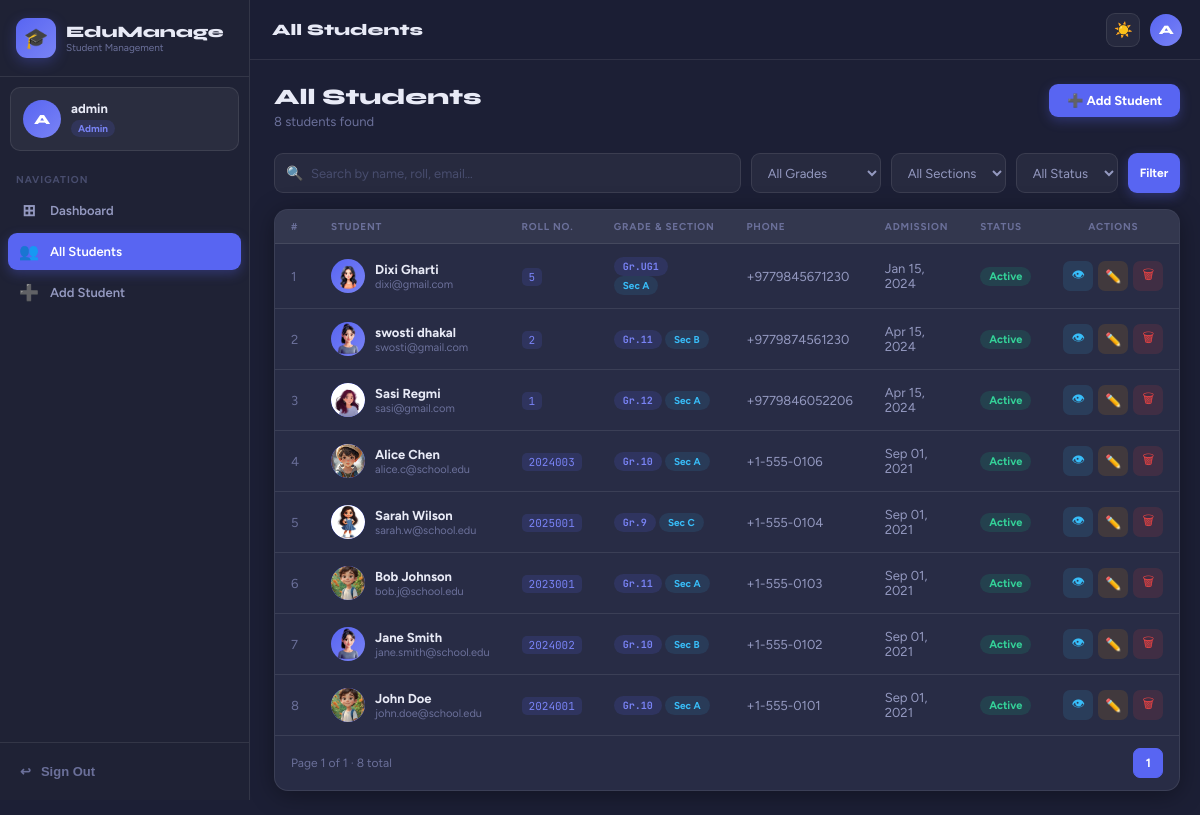
The app's page /students/ (signed in) with its own data.
### students/models.py (models this page shows, shortened)
class Student(models.Model):
    GENDER_CHOICES  = [('M','Male'),('F','Female'),('O','Other')]
    GRADE_CHOICES   = [
        ('1','Grade 1'),('2','Grade 2'),('3','Grade 3'),('4','Grade 4'),
        ('5','Grade 5'),('6','Grade 6'),('7','Grade 7'),('8','Grade 8'),
        ('9','Grade 9'),('10','Grade 10'),('11','Grade 11'),('12','Grade 12'),
        ('UG1','UG Year 1'),('UG2','UG Year 2'),('PG','Post Graduate'),
    ]
    SECTION_CHOICES = [('A','A'),('B','B'),('C','C'),('D','D'),('E','E')]
    STATUS_CHOICES  = [('active','Active'),('inactive','Inactive')]
    user           = models.OneToOneField(User, on_delete=models.CASCADE, related_name='student')
    full_name      = models.CharField(max_length=150)
    email          = models.EmailField(unique=True)
    phone          = models.CharField(max_length=20, blank=True)
    date_of_birth  = models.DateField(null=True, blank=True)
    gender         = models.CharField(max_length=1, choices=GENDER_CHOICES, blank=True)
    address        = models.TextField(blank=True)
    grade          = models.CharField(max_length=4, choices=GRADE_CHOICES)
    section        = models.CharField(max_length=1, choices=SECTION_CHOICES, default='A')
    roll_number    = models.CharField(max_length=20, unique=True)
    admission_date = models.DateField(null=True, blank=True)
    status         = models.CharField(max_length=10, choices=STATUS_CHOICES, default='active')
    profile_pic    = models.ImageField(upload_to='profile_pics/', null=True, blank=True)
    created_at     = models.DateTimeField(auto_now_add=True)
    updated_at     = models.DateTimeField(auto_now=True)
    class Meta:
        ordering = ['-created_at']

### students/views.py (the view)
# urls.py: path('',                 views.student_list,    name='student_list'),
@admin_required
def student_list(request):
    qs = Student.objects.select_related('user').all()
    q       = request.GET.get('q', '').strip()
    grade   = request.GET.get('grade', '')
    section = request.GET.get('section', '')
    status  = request.GET.get('status', '')
    if q:
        qs = qs.filter(Q(full_name__icontains=q)|Q(roll_number__icontains=q)|
                       Q(email__icontains=q)|Q(phone__icontains=q))
    if grade:   qs = qs.filter(grade=grade)
    if section: qs = qs.filter(section=section)
    if status:  qs = qs.filter(status=status)
    paginator = Paginator(qs, 10)
    page_obj  = paginator.get_page(request.GET.get('page'))
    return render(request, 'students/student_list.html', {
        'page_obj': page_obj, 'q': q, 'grade': grade,
        'section': section, 'status': status,
        'total_count': qs.count(),
        'grade_choices':   Student.GRADE_CHOICES,
        'section_choices': Student.SECTION_CHOICES,
        'status_choices':  Student.STATUS_CHOICES,
    })

### students/context_processors.py (called while the page is built)
def theme_processor(request):
    return {'current_theme': request.COOKIES.get('theme', 'dark')}

### students/templates/students/student_list.html (shortened to what this page needs)
{% extends 'base.html' %}
{% block page_title %}All Students{% endblock %}
{% block content %}
<div class="page-hdr">
  <div>
    <div class="page-title">All Students</div>
    <div class="page-sub">{{ total_count }} student{{ total_count|pluralize }} found</div>
  </div>
  <a href="{% url 'student_add' %}" class="btn btn-primary">➕ Add Student</a>
</div>
<form method="get" id="filterForm">
  <div class="search-bar">
    <div class="search-wrap">
      <span class="search-ico">🔍</span>
      <input class="search-inp" type="text" name="q" id="searchInput" value="{{ q }}" placeholder="Search by name, roll, email…">
    </div>
    <select class="filter-sel" name="grade" onchange="this.form.submit()">
      <option value="">All Grades</option>
    </select>
    <select class="filter-sel" name="section" onchange="this.form.submit()">
      <option value="">All Sections</option>
    </select>
    <select class="filter-sel" name="status" onchange="this.form.submit()">
      <option value="">All Status</option>
    </select>
    <button type="submit" class="btn btn-primary btn-sm">Filter</button>
  </div>
</form>
<div class="panel">
  {% if page_obj.object_list %}
  <div style="overflow-x:auto">
  <table class="tbl">
    <thead><tr>
      <th>#</th><th>Student</th><th>Roll No.</th><th>Grade & Section</th>
      <th>Phone</th><th>Admission</th><th>Status</th><th style="text-align:center">Actions</th>
    </tr></thead>
    <tbody>
      {% for s in page_obj %}
      <tr onclick="location.href='{% url 'student_detail' s.pk %}'">
        <td style="color:var(--text3)">{{ page_obj.start_index|add:forloop.counter0 }}</td>
        <td><div class="stu-cell">
          <div class="stu-av" style="background:linear-gradient(135deg,#5865f2,#7983f5)">
            {% if s.profile_pic %}<img src="{{ s.profile_pic.url }}" alt="">{% else %}{{ s.full_name|slice:":1"|upper }}{% endif %}
          </div>
          <div><div class="stu-name">{{ s.full_name }}</div><div class="stu-email">{{ s.email }}</div></div>
        </div></td>
        <td><span class="roll-tag">{{ s.roll_number }}</span></td>
        <td><span class="badge badge-grade">Gr.{{ s.grade }}</span> <span class="badge badge-section">Sec {{ s.section }}</span></td>
        <td>{{ s.phone|default:"—" }}</td>
        <td>{{ s.admission_date|date:"M d, Y"|default:"—" }}</td>
        <td><span class="badge badge-{{ s.status }}">{{ s.get_status_display }}</span></td>
        <td><div class="act-btns" style="justify-content:center">
          <a href="{% url 'student_detail' s.pk %}" class="act-btn ab-view" onclick="event.stopPropagation()" title="View">👁</a>
          <a href="{% url 'student_edit' s.pk %}" class="act-btn ab-edit" onclick="event.stopPropagation()" title="Edit">✏️</a>
          <button class="act-btn ab-del" onclick="event.stopPropagation();if(confirm('Delete {{ s.full_name }}? Cannot be undone.'))document.getElementById('d{{ s.pk }}').submit()" title="Delete">🗑</button>
        </div></td>
      </tr>
      {% endfor %}
    </tbody>
  </table>
  </div>
  <div class="pagination-bar">
    <div class="pg-info">Page {{ page_obj.number }} of {{ page_obj.paginator.num_pages }} · {{ total_count }} total</div>
    <div class="pg-btns">
      {% for num in page_obj.paginator.page_range %}
        {% if page_obj.number == num %}<span class="pg-btn current">{{ num }}</span>
        {% elif num > page_obj.number|add:"-3" and num < page_obj.number|add:"3" %}
          <a href="?page={{ num }}&q={{ q }}&grade={{ grade }}&section={{ section }}&status={{ status }}" class="pg-btn">{{ num }}</a>
        {% endif %}
      {% endfor %}
    </div>
  </div>
  {% endif %}
</div>
{% endblock %}

### templates/base.html (shortened to what this page needs)
<!DOCTYPE html>
<html lang="en" data-theme="{{ current_theme|default:'dark' }}">
<head>
{% load static %}
<link rel="stylesheet" href="{% static 'css/main.css' %}">
</head>
<body>
{% if user.is_authenticated %}
<div class="app-layout">
  <aside class="sidebar" id="sidebar">
    <div class="sb-head">
      <div class="sb-logo">🎓</div>
      <div>
        <div class="sb-brand-name">EduManage</div>
        <div class="sb-brand-sub">Student Management</div>
      </div>
    </div>
    <div class="sb-profile">
      <div class="sb-avatar">
        {% if not user.is_staff %}
          {% if user.student.profile_pic %}
            <img src="{{ user.student.profile_pic.url }}" alt="photo">
          {% else %}
            {{ user.student.full_name|slice:":1"|upper }}
          {% endif %}
        {% else %}
          {{ user.get_full_name|slice:":1"|upper|default:user.username|slice:":1"|upper }}
        {% endif %}
      </div>
      <div>
        <div class="sb-uname">
          {% if user.is_staff %}{{ user.get_full_name|default:user.username }}
          {% else %}{{ user.student.full_name|default:user.username }}{% endif %}
        </div>
        {% if user.is_staff %}
          <span class="sb-role sb-role-admin">Admin</span>
        {% else %}
          <span class="sb-role sb-role-student">Student</span>
        {% endif %}
      </div>
    </div>
    <div class="sb-section">Navigation</div>
    {% if user.is_staff %}
      <a href="{% url 'admin_dashboard' %}" class="sb-link {% if request.resolver_match.url_name == 'admin_dashboard' %}active{% endif %}">
        <span class="icon">⊞</span> Dashboard
      </a>
      <a href="{% url 'student_list' %}" class="sb-link {% if request.resolver_match.url_name in 'student_list,student_detail,student_edit' %}active{% endif %}">
        <span class="icon">👥</span> All Students
      </a>
      <a href="{% url 'student_add' %}" class="sb-link {% if request.resolver_match.url_name == 'student_add' %}active{% endif %}">
        <span class="icon">➕</span> Add Student
      </a>
    {% else %}
      <a href="{% url 'student_profile' %}" class="sb-link {% if request.resolver_match.url_name == 'student_profile' %}active{% endif %}">
        <span class="icon">👤</span> My Profile
      </a>
    {% endif %}
    <div class="sb-footer">
      <form method="post" action="{% url 'logout' %}" style="margin:0">
        <button type="submit" class="sb-logout">
          <span>↩</span> Sign Out
        </button>
      </form>
    </div>
  </aside>
  <div class="main-wrap">
    <div class="topbar">
      <div class="topbar-title">{% block page_title %}Dashboard{% endblock %}</div>
      <div class="topbar-actions">
        <button class="tb-btn" id="themeToggle" onclick="toggleTheme()" title="Toggle theme">☀️</button>
        <div class="tb-av">
          {% if not user.is_staff and user.student.profile_pic %}
            <img src="{{ user.student.profile_pic.url }}" alt="avatar">
          {% else %}
            {% if user.is_staff %}{{ user.get_full_name|slice:":1"|upper|default:user.username|slice:":1"|upper }}
            {% else %}{{ user.student.full_name|slice:":1"|upper|default:user.username|slice:":1"|upper }}{% endif %}
          {% endif %}
        </div>
      </div>
    </div>
    <div class="page-body">
      {% block content %}{% endblock %}
    </div>
  </div>
</div>
{% else %}
{% block auth_content %}{% endblock %}
{% endif %}
</body>
</html>

### records on screen
Student: start_index|add "1", profile_pic (picture), full_name "Dixi Gharti", email "dixi@gmail.com", roll_number "5", grade "UG1", section "A", phone "+9779845671230", admission_date "Jan 15, 2024", status "Active"
Student: start_index|add "2", profile_pic (picture), full_name "swosti dhakal", email "swosti@gmail.com", roll_number "2", grade "11", section "B", phone "+9779874561230", admission_date "Apr 15, 2024", status "Active"
Student: start_index|add "3", profile_pic (picture), full_name "Sasi Regmi", email "sasi@gmail.com", roll_number "1", grade "12", section "A", phone "+9779846052206", admission_date "Apr 15, 2024", status "Active"
Student: start_index|add "4", profile_pic (picture), full_name "Alice Chen", email "alice.c@school.edu", roll_number "2024003", grade "10", section "A", phone "+1-555-0106", admission_date "Sep 01, 2021", status "Active"
Student: start_index|add "5", profile_pic (picture), full_name "Sarah Wilson", email "sarah.w@school.edu", roll_number "2025001", grade "9", section "C", phone "+1-555-0104", admission_date "Sep 01, 2021", status "Active"
Student: start_index|add "6", profile_pic (picture), full_name "Bob Johnson", email "bob.j@school.edu", roll_number "2023001", grade "11", section "A", phone "+1-555-0103", admission_date "Sep 01, 2021", status "Active"
Student: start_index|add "7", profile_pic (picture), full_name "Jane Smith", email "jane.smith@school.edu", roll_number "2024002", grade "10", section "B", phone "+1-555-0102", admission_date "Sep 01, 2021", status "Active"
Student: start_index|add "8", profile_pic (picture), full_name "John Doe", email "john.doe@school.edu", roll_number "2024001", grade "10", section "A", phone "+1-555-0101", admission_date "Sep 01, 2021", status "Active"

### other values on screen
{{ user.get_full_name|default:user.username }} "admin"
{{ total_count }} "8"
{{ page_obj.number }} "1"
{{ page_obj.paginator.num_pages }} "1"
{{ num }} "1"
